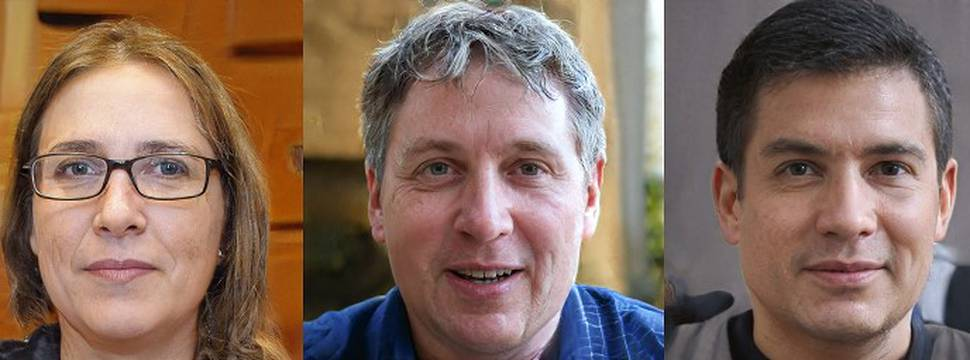
#> input picture rostos.jpg, 970 x 360 px
$ jupyter execute main.ipynb
#> lines starting #> are read from the running program, lines starting #| are printed output that depends on the picture; after the words box and inside, x2 and y2 are one past the last pixel; in counts of white or black regions, pixels touching at a corner belong together
[cell 1]
import cv2

[cell 2]
#carregar modelo
face_cascade= cv2.CascadeClassifier(cv2.data.haarcascades + "haarcascade_frontalface_default.xml")

[cell 3]
#carregar img
img = cv2.imread("rostos.jpg")
#> img is the input picture: shape (360, 970, 3); mean B, G, R 95.5, 108.1, 133.1

[cell 4]
#converter p escala em cinza
gray= cv2.cvtColor(img, cv2.COLOR_BGR2GRAY)
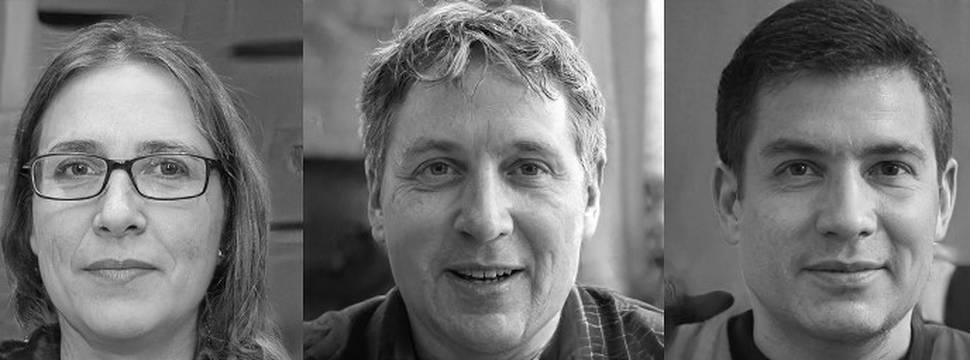
#> gray: shape (360, 970); min 0, max 255, mean 114.2
#cv2.imshow("gray", gray)
#cv2.waitKey()

[cell 5]
#detecta rostos
faces=face_cascade.detectMultiScale(gray, 1.1, 4)
#> faces = [[15, 88, 221, 221], [359, 72, 250, 250], [725, 82, 227, 227]]

[cell 6]
#desenha no rosto
for (x,y,w,h) in faces:
    cv2.rectangle(img,(x,y),(x+w, y+h),(255,0,0), 2)
#> this loop made 3 passes
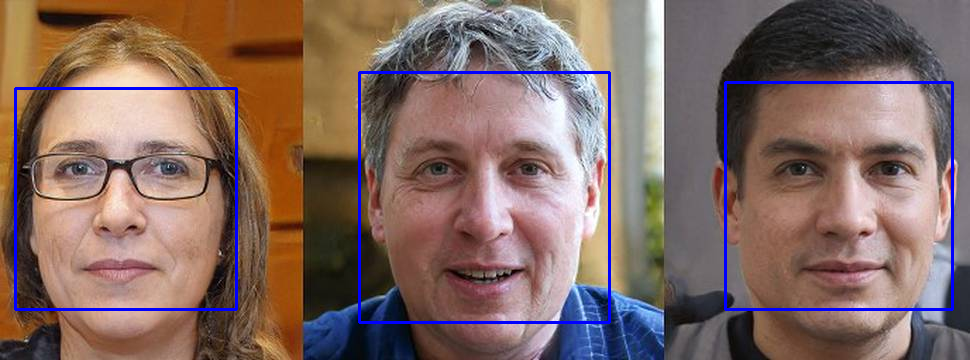
#> img: shape (360, 970, 3); 2.4% of pixels changed, all inside (x1, y1, x2, y2) = (14, 71, 954, 324)

[cell 7]
#mostra resultado
cv2.imshow("img", img)
cv2.waitKey()
#> Out = 27
